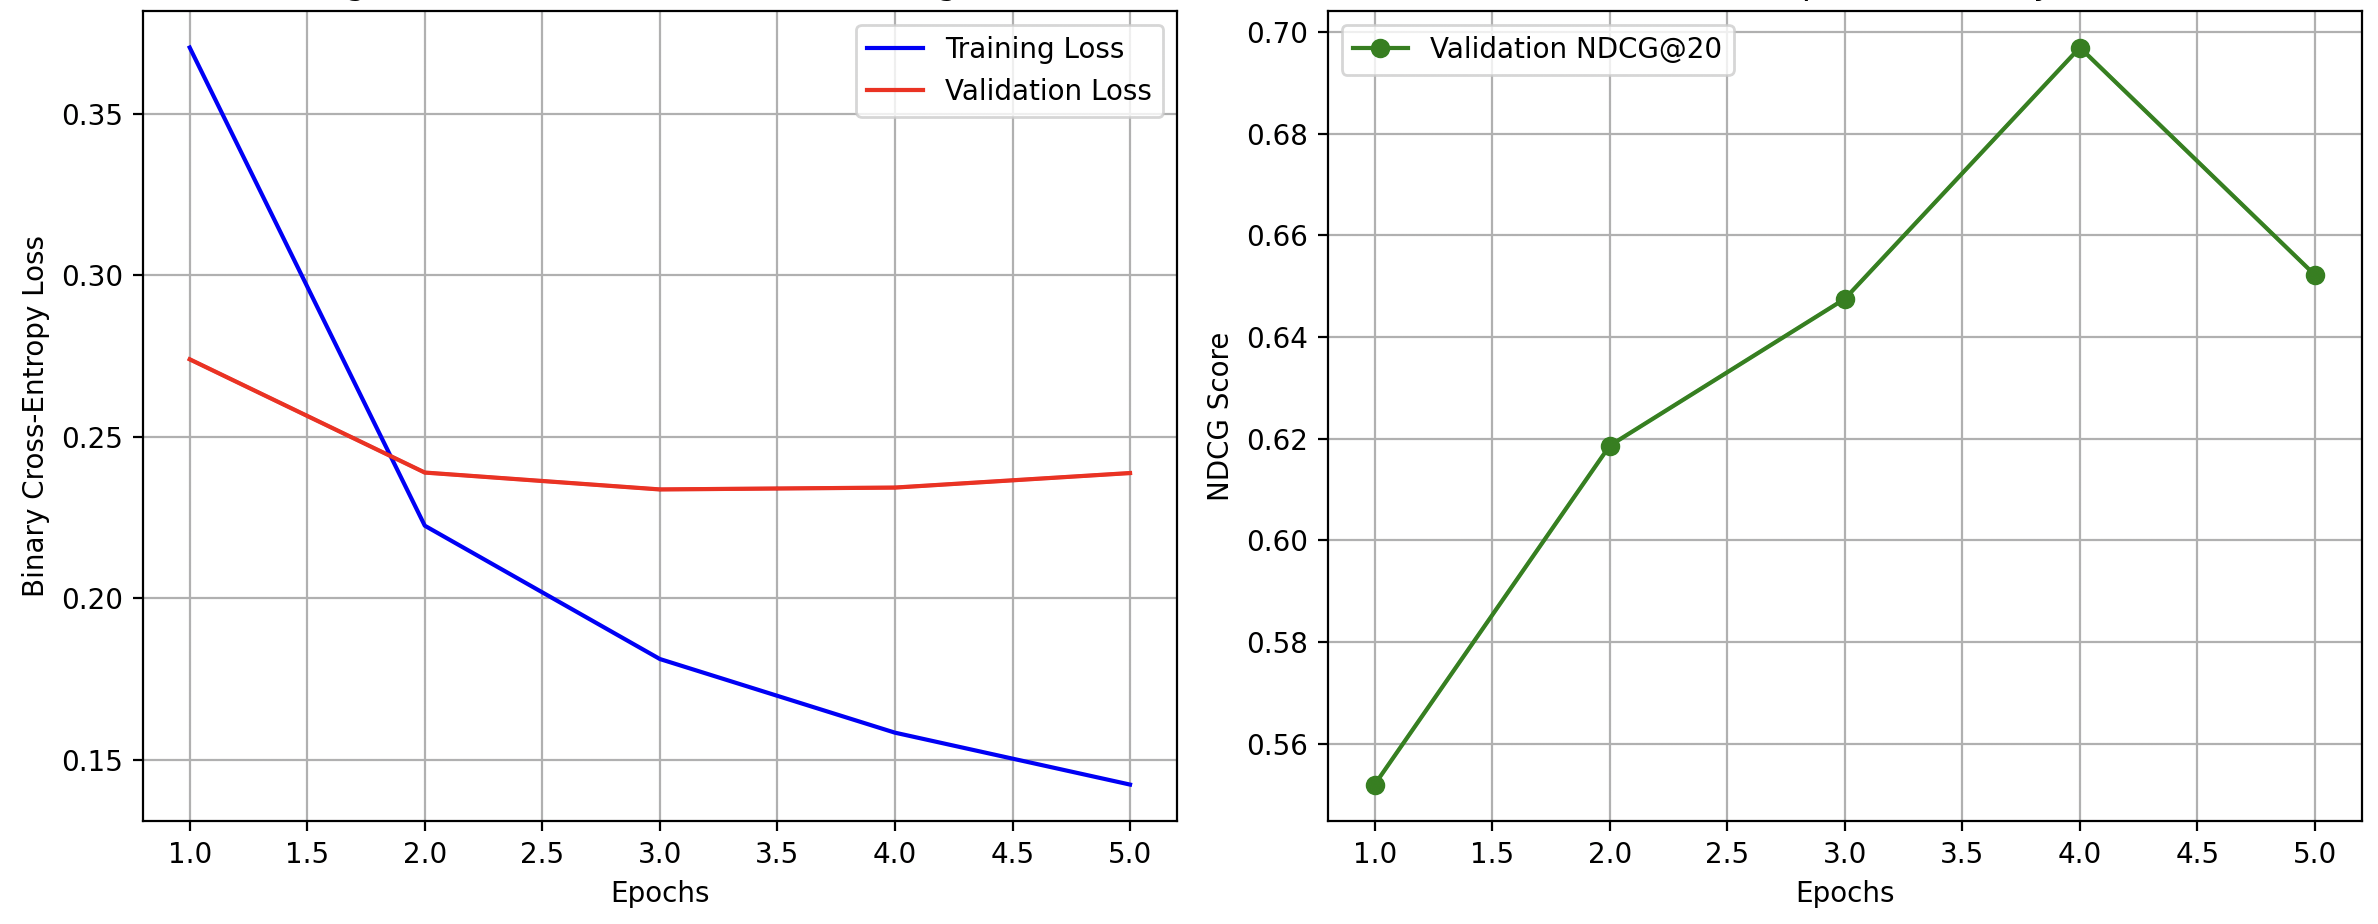

Write the Python code that produced this figure.
import numpy as np
import pandas as pd
import tensorflow as tf
from tensorflow.keras import layers, models, Input, optimizers, callbacks
import matplotlib.pyplot as plt
from tqdm import tqdm 
import math

INPUT_FILE = 'train-1.txt'
OUTPUT_FILE = 'output.txt'
EMBEDDING_DIM = 32 
EPOCHS = 5
BATCH_SIZE = 256
NUM_NEGATIVES = 4
TOP_K = 20         
GMF_DIM = EMBEDDING_DIM // 2 
MLP_DIM = EMBEDDING_DIM // 2 

def load_data(filename):
    print(f"Loading data from {filename}...")
    user_ids = []
    item_ids = []
    user_interaction_set = {}
    
    with open(filename, 'r') as f:
        lines = f.readlines()
        
    for line in tqdm(lines, desc="Parsing Data"):
        parts = list(map(int, line.strip().split()))
        if not parts:
            continue
        u = parts[0]
        interacted_items = parts[1:]
        
        user_interaction_set[u] = set(interacted_items)
        
        for i in interacted_items:
            user_ids.append(u)
            item_ids.append(i)
                
    return np.array(user_ids), np.array(item_ids), user_interaction_set

def get_negatives(u_ids, i_ids, user_interaction_set, num_items, num_neg):
    print(f"Generating {num_neg} negative samples per positive...")
    negative_users = []
    negative_items = []
    
    for i in tqdm(range(len(u_ids)), desc="Negative Sampling"):
        u = u_ids[i]
        for _ in range(num_neg):
            while True:
                j = np.random.randint(num_items)
                if j not in user_interaction_set[u]:
                    negative_users.append(u)
                    negative_items.append(j)
                    break
                    
    return np.array(negative_users), np.array(negative_items)

class NDCGCallback(callbacks.Callback):

    def __init__(self, user_interacted, num_items, k=20, num_validation_users=100):
        super().__init__()
        self.user_interacted = user_interacted
        self.num_items = num_items
        self.k = k 
        self.num_val = num_validation_users
        self.ndcg_scores = []
        
        all_users = list(user_interacted.keys())
        np.random.seed(42) 
        self.val_users = np.random.choice(all_users, self.num_val, replace=False)

    def on_epoch_end(self, epoch, logs=None):
        ndcgs = []
        
        for u in self.val_users:
            if not self.user_interacted[u]:
                continue
            
            all_u_items = list(self.user_interacted[u])
            pos_item = all_u_items[-1] 
            
            items_to_rank = [pos_item]
            seen_items = set(all_u_items) 
            
            while len(items_to_rank) < 100:
                neg = np.random.randint(self.num_items)
                if neg not in seen_items:
                    items_to_rank.append(neg)
            
            items_to_rank = np.array(items_to_rank)
            user_input = np.full(len(items_to_rank), u)
            
            predictions = self.model.predict([user_input, items_to_rank], batch_size=100, verbose=0).flatten()
            
            ranked_indices = predictions.argsort()[::-1]
            rank_of_positive = np.where(ranked_indices == 0)[0][0]
            
            if rank_of_positive < self.k:
                ndcgs.append(math.log(2) / math.log(rank_of_positive + 2))
            else:
                ndcgs.append(0.0)
                
        mean_ndcg = np.mean(ndcgs)
        logs['val_ndcg'] = mean_ndcg
        self.ndcg_scores.append(mean_ndcg)

def build_ncf_model(num_users, num_items, gmf_dim, mlp_dim):
    user_input = Input(shape=(1,), name='user_input')
    item_input = Input(shape=(1,), name='item_input')
    
    gmf_user_embedding = layers.Embedding(num_users, gmf_dim, name='gmf_user_embedding')(user_input)
    gmf_item_embedding = layers.Embedding(num_items, gmf_dim, name='gmf_item_embedding')(item_input)
    
    mlp_user_embedding = layers.Embedding(num_users, mlp_dim, name='mlp_user_embedding')(user_input)
    mlp_item_embedding = layers.Embedding(num_items, mlp_dim, name='mlp_item_embedding')(item_input)
    
    gmf_user_vec = layers.Flatten()(gmf_user_embedding)
    gmf_item_vec = layers.Flatten()(gmf_item_embedding)
    
    mlp_user_vec = layers.Flatten()(mlp_user_embedding)
    mlp_item_vec = layers.Flatten()(mlp_item_embedding)
    
    gmf_output = layers.Multiply()([gmf_user_vec, gmf_item_vec])
    
    mlp_concat = layers.Concatenate()([mlp_user_vec, mlp_item_vec])
    
    x = layers.Dense(64, activation='relu', name='mlp_layer1')(mlp_concat)
    x = layers.Dropout(0.2)(x)
    x = layers.Dense(32, activation='relu', name='mlp_layer2')(x)
    x = layers.Dropout(0.2)(x)
    mlp_output = layers.Dense(mlp_dim, activation='relu', name='mlp_layer3')(x) 
    
    concat = layers.Concatenate()([gmf_output, mlp_output])
    
    output = layers.Dense(1, activation='sigmoid', name='output_layer')(concat)
    
    model = models.Model(inputs=[user_input, item_input], outputs=output)
    model.compile(optimizer='adam', loss='binary_crossentropy', metrics=['accuracy'])
    
    return model

def plot_metrics(history, ndcg_callback, k):
    epochs = range(1, len(history.history['loss']) + 1)
    
    plt.figure(figsize=(12, 5))
    
    plt.subplot(1, 2, 1)
    plt.plot(epochs, history.history['loss'], 'b-', label='Training Loss')
    plt.plot(epochs, history.history['val_loss'], 'r-', label='Validation Loss') 
    plt.title('Training and Validation Loss')
    plt.xlabel('Epochs')
    plt.ylabel('Binary Cross-Entropy Loss')
    plt.legend()
    plt.grid(True)
    
    plt.subplot(1, 2, 2)
    plt.plot(epochs, ndcg_callback.ndcg_scores, 'g-o', label=f'Validation NDCG@{k}')
    plt.title(f'NDCG@{k} over Epochs')
    plt.xlabel('Epochs')
    plt.ylabel('NDCG Score')
    plt.legend()
    plt.grid(True)
    
    plt.tight_layout()
    plt.show()

def main():
    if EMBEDDING_DIM % 2 != 0:
        raise ValueError("EMBEDDING_DIM must be an even number for NeuMF (GMF_DIM=MLP_DIM).")
        
    u_train, i_train, user_interacted = load_data(INPUT_FILE)
    
    num_users = u_train.max() + 1
    num_items = i_train.max() + 1
    print(f"Stats: {num_users} Users, {num_items} Items, {len(u_train)} Interactions")

    u_neg, i_neg = get_negatives(u_train, i_train, user_interacted, num_items, NUM_NEGATIVES)
    
    train_users = np.concatenate([u_train, u_neg])
    train_items = np.concatenate([i_train, i_neg])
    train_labels = np.concatenate([np.ones(len(u_train)), np.zeros(len(u_neg))])
    
    indices = np.arange(len(train_users))
    np.random.shuffle(indices)
    train_users = train_users[indices]
    train_items = train_items[indices]
    train_labels = train_labels[indices]
    
    model = build_ncf_model(num_users, num_items, GMF_DIM, MLP_DIM)
    
    ndcg_cb = NDCGCallback(user_interacted, num_items, k=TOP_K)
    
    print("Training NeuMF model ...")
    history = model.fit(
        [train_users, train_items], train_labels, 
        epochs=EPOCHS, 
        batch_size=BATCH_SIZE, 
        validation_split=0.1,
        callbacks=[ndcg_cb],
        verbose=1
    )
    
    print("Plotting diagnostics...")
    plot_metrics(history, ndcg_cb, k=TOP_K)
    
    print(f"Generating top {TOP_K} recommendations...")
    all_items = np.arange(num_items)
    
    with open(OUTPUT_FILE, 'w') as f_out:
        unique_users = sorted(list(user_interacted.keys()))
        
        for u_id in tqdm(unique_users, desc="Generating Recs"):
            user_input_arr = np.full(num_items, u_id)
            predictions = model.predict([user_input_arr, all_items], batch_size=4096, verbose=0).flatten()
            
            seen_items = list(user_interacted[u_id])
            predictions[seen_items] = -1.0 
            
            top_indices = np.argpartition(predictions, -TOP_K)[-TOP_K:]
            top_indices = top_indices[np.argsort(predictions[top_indices])[::-1]]
            
            out_line = str(u_id) + " " + " ".join(map(str, top_indices)) + "\n"
            f_out.write(out_line)

    print(f"\nDone! Recommendations saved to {OUTPUT_FILE}")

if __name__ == "__main__":
    main()
